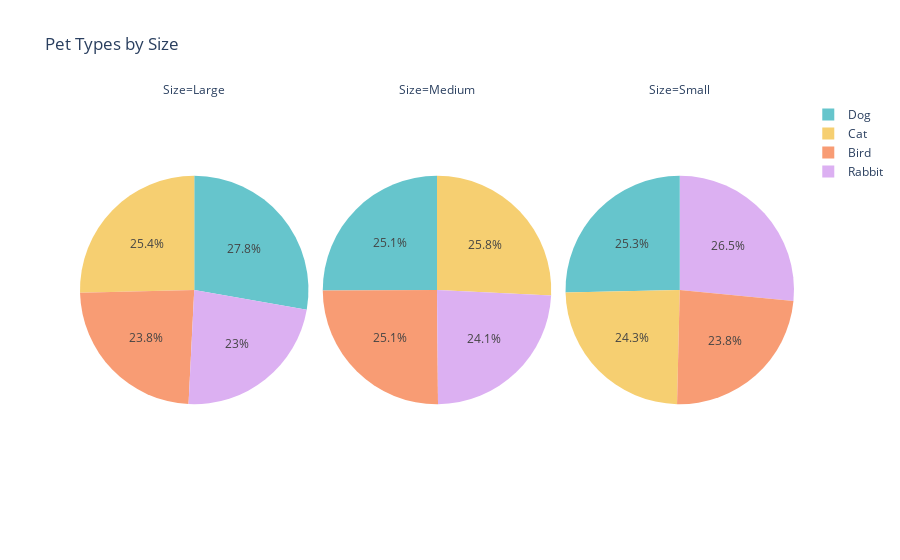

Here is the notebook cell this chart was saved with:
### Code cell
# visualize pet types grouped by size, in a pie chart
fig = px.pie(
    df,
    names="PetType",
    facet_col="Size",
    title="Pet Types by Size",
    color_discrete_sequence=px.colors.qualitative.Pastel
)
fig.show()

### Figure 1 — Plotly figure (JSON) as saved in the notebook; plotly's stock layout.template omitted (floating-point values rounded to 4 significant figures; data arrays with more than 128 entries replaced by an {"elided": "..."} marker saying what was removed)
{"data": [{"domain": {"x": [0, 0.32], "y": [0, 1]}, "hovertemplate": "Size=Large<br>PetType=%{label}<extra></extra>", "labels": {"elided": "630 str values"}, "legendgroup": "", "name": "", "showlegend": true, "type": "pie"}, {"domain": {"x": [0.34, 0.66], "y": [0, 1]}, "hovertemplate": "Size=Medium<br>PetType=%{label}<extra></extra>", "labels": {"elided": "714 str values"}, "legendgroup": "", "name": "", "showlegend": true, "type": "pie"}, {"domain": {"x": [0.68, 1.0], "y": [0, 1]}, "hovertemplate": "Size=Small<br>PetType=%{label}<extra></extra>", "labels": {"elided": "663 str values"}, "legendgroup": "", "name": "", "showlegend": true, "type": "pie"}], "layout": {"annotations": [{"font": {}, "showarrow": false, "text": "Size=Large", "x": 0.16, "xanchor": "center", "xref": "paper", "y": 1, "yanchor": "bottom", "yref": "paper"}, {"font": {}, "showarrow": false, "text": "Size=Medium", "x": 0.5, "xanchor": "center", "xref": "paper", "y": 1, "yanchor": "bottom", "yref": "paper"}, {"font": {}, "showarrow": false, "text": "Size=Small", "x": 0.84, "xanchor": "center", "xref": "paper", "y": 1, "yanchor": "bottom", "yref": "paper"}], "legend": {"tracegroupgap": 0}, "piecolorway": ["rgb(102, 197, 204)", "rgb(246, 207, 113)", "rgb(248, 156, 116)", "rgb(220, 176, 242)", "rgb(135, 197, 95)", "rgb(158, 185, 243)", "rgb(254, 136, 177)", "rgb(201, 219, 116)", "rgb(139, 224, 164)", "rgb(180, 151, 231)", "rgb(179, 179, 179)"], "title": {"text": "Pet Types by Size"}}}
